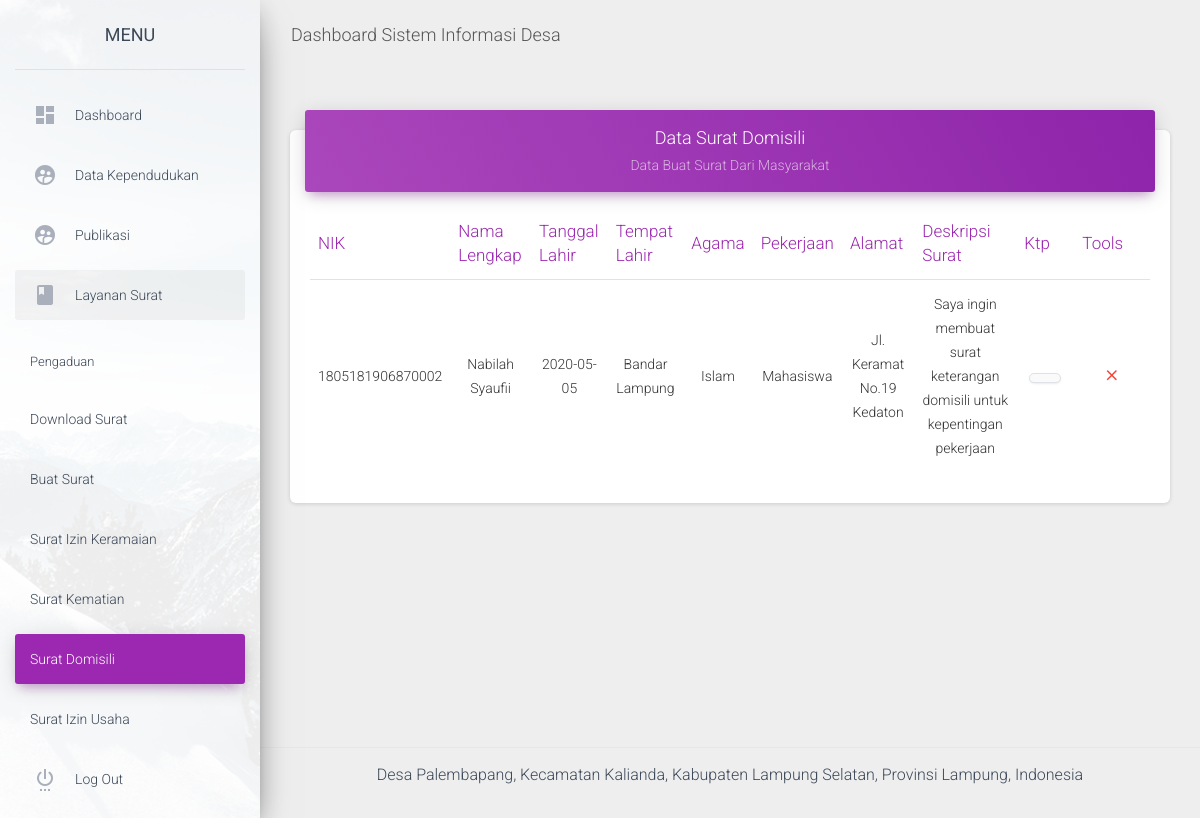
The page /admin/data_surat_domisili.php (signed in) on the database its author committed.
### tables this page shows
CREATE TABLE `surat_domisili` (
  `id_surat_domisili` varchar(10) NOT NULL,
  `nik` varchar(50) NOT NULL,
  `nama` varchar(100) NOT NULL,
  `tanggal_lahir` date NOT NULL,
  `tempat_lahir` varchar(50) NOT NULL,
  `agama` varchar(25) NOT NULL,
  `pekerjaan` varchar(25) NOT NULL,
  `alamat` varchar(50) NOT NULL,
  `file_surat` varchar(255) NOT NULL,
  `deskripsi_surat` text NOT NULL
);

### admin/data_surat_domisili.php (the view, shortened to what this page needs)
<?php include "atas.php";include "config.php"; ?>
<?php if(isset($_SESSION['username'])) { ?>
<div class="wrapper ">
  <div class="sidebar" data-color="purple" data-background-color="white" data-image="assets/img/sidebar-1.jpg">
    <div class="logo">
      <a href="" class="simple-text logo-normal">
        MENU
      </a>
    </div>
    <div class="sidebar-wrapper">
      <ul class="nav">
        <li class="nav-item">
          <a class="nav-link" href="home">
            <i class="material-icons">dashboard</i>
            <p>Dashboard</p>
          </a>
        </li>
        <li class="nav-item">
          <a href="#penduduksub" data-toggle="collapse" aria-expanded="false" class="nav-link">
            <i class="material-icons">supervised_user_circle</i>
            <p>Data Kependudukan</p>
          </a>
        </li>
        <li class="nav-item">
          <a href="#publikasisub" data-toggle="collapse" aria-expanded="false" class="nav-link">
            <i class="material-icons">supervised_user_circle</i>
            <p>Publikasi</p>
          </a>
        </li>
        <li class="nav-item active">
          <a href="#layanansuratsub" data-toggle="collapse" aria-expanded="false" class="nav-link">
            <i class="material-icons">book</i>
            <p>Layanan Surat</p>
          </a>
          <ul class="nav collapse list-unstyled" id="layanansuratsub">
            <li class="nav-item">
              <a class="nav-link" href="data_pengaduan">Pengaduan</a>
            </li>
            <li class="nav-item">
              <a class="nav-link" href="data_download">
                <p>Download Surat</p>
              </a>
            </li>
            <li class="nav-item ">
              <a class="nav-link" href="data_buat_surat">
                <p>Buat Surat</p>
              </a>
            </li>
            <li class="nav-item ">
              <a class="nav-link" href="data_surat_izin_keramaian">
                <p>Surat Izin Keramaian</p>
              </a>
            </li>
            <li class="nav-item ">
              <a class="nav-link" href="data_surat_kematian">
                <p>Surat Kematian</p>
              </a>
            </li>
            <li class="nav-item  active">
              <a class="nav-link" href="data_surat_domisili">
                <p>Surat Domisili</p>
              </a>
            </li>
            <li class="nav-item ">
              <a class="nav-link" href="data_surat_usaha">
                <p>Surat Izin Usaha</p>
              </a>
            </li>
          </ul>
        </li>
        <li class="nav-item ">
          <a class="nav-link" href="logout">
            <i class="material-icons">settings_power</i>
            <p>Log Out</p>
          </a>
        </li>
      </ul>
    </div>
  </div>
  <div class="main-panel">
    <nav class="navbar navbar-expand-lg navbar-transparent navbar-absolute fixed-top ">
      <div class="container-fluid">
        <div class="navbar-wrapper">
          <a class="navbar-brand" href="#pablo">Dashboard Sistem Informasi Desa</a>
        </div>
      </div>
    </nav>
    <div class="content">
      <div class="container-fluid">
        <div class="row">
          <div class="col-md-12">
            <div class="card">
              <div class="card-header card-header-primary" align="center">
                <h4 class="card-title ">Data Surat Domisili </h4>
                <p class="card-category"> Data Buat Surat Dari Masyarakat</p>
              </div>
              <div class="card-body">
                <div class="table-responsive">
                  <table class="table">
                    <thead class=" text-primary">
                      <th align="center">
                        NIK
                      </th>
                      <th align="center">
                        Nama Lengkap
                      </th>
                      <th align="center">
                        Tanggal Lahir
                      </th>
                      <th align="center">
                        Tempat Lahir
                      </th>
                      <th align="center">
                        Agama
                      </th>
                      <th align="center">
                        Pekerjaan
                      </th>
                      <th align="center">
                        Alamat
                      </th>
                      <th align="center">
                        Deskripsi Surat
                      </th>
                      <th align="center">
                        Ktp
                      </th>
                      <th align="center">
                        Tools
                      </th>
                    </thead>
                    <tbody>
                      <?php $sql  = "SELECT * FROM surat_domisili ORDER BY nik ";
	                          $rest = mysqli_query($koneksi,$sql);
                            while($data = mysqli_fetch_assoc($rest) ) { ?>
                      <tr>
                        <td align="center"> <?php echo $data['nik'];?></td>
                        <td align="center"> <?php echo $data['nama'];?></td>
                        <td align="center"> <?php echo $data['tanggal_lahir'];?></td>
                        <td align="center"> <?php echo $data['tempat_lahir'];?></td>
                        <td align="center"> <?php echo $data['agama'];?></td>
                        <td align="center"> <?php echo $data['pekerjaan'];?></td>
                        <td align="center"> <?php echo $data['alamat'];?></td>
                        <td align="center"> <?php echo $data['deskripsi_surat'];?></td>
                        <td align="center">
                          <a href="../<?php echo $data['file_surat']; ?>" target="_blank">
                            <img src="../<?php echo $data['file_surat']; ?>" class="col-sm-6 img-thumbnail" />
                          </a>
                        </td>
                        <td align="center">
                          <a href="confirm_hapus_buat_surat_domisili?id=<?php echo $data['id_surat_domisili']?>">
                            <button type="button" rel="tooltip" title="Hapus Data"
                              class="btn btn-danger btn-link btn-sm">
                              <i class="material-icons">close</i>
                            </button>
                          </a>
                        </td>
                      </tr>
                      <?php } ?>
                    </tbody>
                  </table>
                </div>
              </div>
            </div>
          </div>
        </div>
      </div>
    </div>
    <footer class="footer">
      <div class="container-fluid">
        <p>Desa Palembapang, Kecamatan Kalianda, Kabupaten Lampung Selatan, Provinsi Lampung, Indonesia</p>
      </div>
    </footer>
  </div>
</div>
<?php } ?>
<?php include "bawah.php"; ?>

### rows shown on the page
surat_domisili: nik "1805181906870002", nama "Nabilah Syaufii", tanggal_lahir "2020-05-05", tempat_lahir "Bandar Lampung", agama "Islam", pekerjaan "Mahasiswa", alamat "Jl. Keramat No.19 Kedaton", deskripsi_surat "Saya ingin membuat surat keterangan domisili untuk kepentingan pekerjaan", file_surat (picture)
